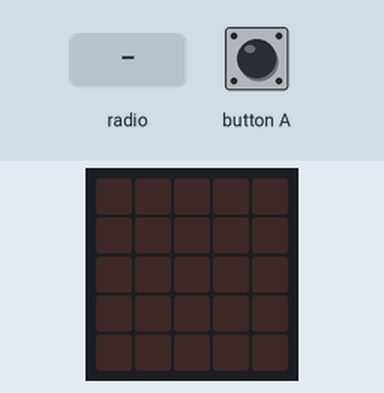
Recording of a program running on a simulated BBC micro:bit running MicroPython. Parts: the board's 5×5 LED display. Inputs (shaded band) come from the test bench. Dim RGB values are drawn brighter than linear; random numbers come from a fixed seed; no radio messages arrive unless stated (any console line starting 'radio sent:' is added by the test bench); what the program prints to the serial console is not drawn.

Above: at 1.2 s.
1.3 s: radio message "flash" arrives
At 1.35 s:
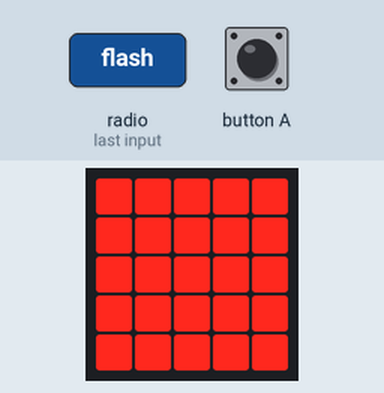
At 1.75 s:
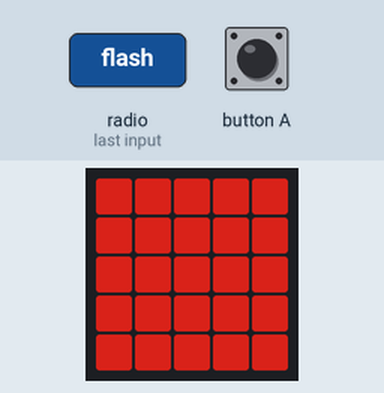
Timing chart, 0 to 4.3 s (numbered marks = the images above; inputs shaded):
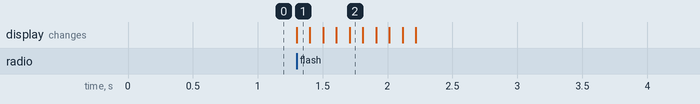

The program:

firefly.py
```python
# A micro:bit Firefly.
# By Nicholas H.Tollervey. Released to the public domain.
import radio
import random
from microbit import display, Image, button_a, sleep

# Create the "flash" animation frames. Can you work out how it's done?
flash = [Image().invert()*(i/9) for i in range(9, -1, -1)]

# The radio won't work unless it's switched on.
radio.on()

# Event loop.
while True:
    # Button A sends a "flash" message.
    if button_a.was_pressed():
        radio.send('flash')  # a-ha
    # Read any incoming messages.
    incoming = radio.receive()
    if incoming == 'flash':
        # If there's an incoming "flash" message display
        # the firefly flash animation after a random short
        # pause.
        display.show(flash, delay=100, wait=False)
        # Delay then re-broadcast the flash message
        sleep(random.randint(500, 5000))
        radio.send('flash')  # a-ha
```

Measured:
- after the input at 1.3 s, the display: changes at once (image 1)
